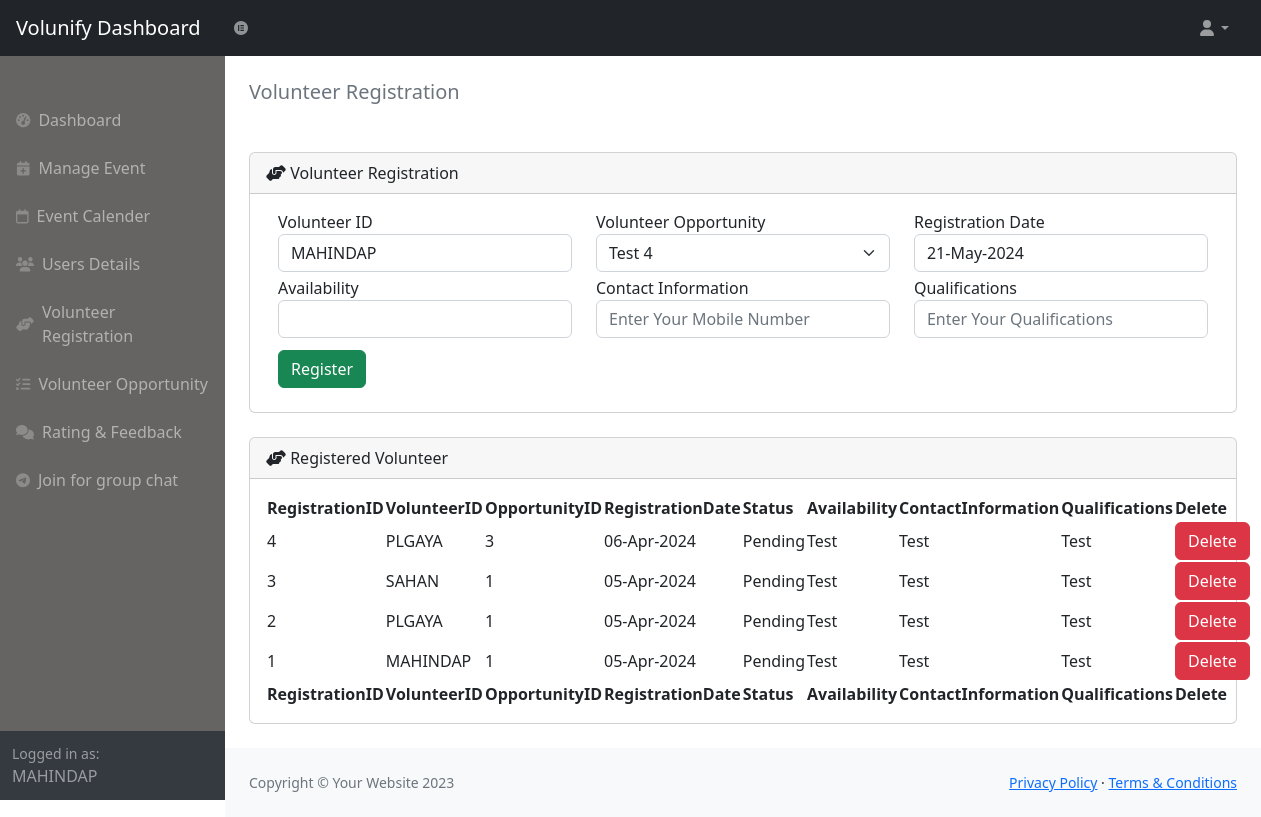
The page /ADMIN/volunteer_reg.php (signed in) on the database its author committed.
### tables this page shows
CREATE TABLE IF NOT EXISTS `vol_reg` (
  `REG_ID` int(10) NOT NULL AUTO_INCREMENT,
  `VOL_ID` int(10) NOT NULL,
  `OPP_ID` int(10) NOT NULL,
  `REG_DATE` varchar(50) NOT NULL,
  `STATUS` varchar(20) DEFAULT 'Pending',
  `AVAIABILITY` varchar(50) NOT NULL,
  `CONTACT_INFO` varchar(50) NOT NULL,
  `QUALICFICATION` varchar(50) NOT NULL,
  PRIMARY KEY (`REG_ID`),
  KEY `VOL_ID` (`VOL_ID`),
  KEY `OPP_ID` (`OPP_ID`)
);

CREATE TABLE IF NOT EXISTS `user` (
  `USERID` int(11) NOT NULL AUTO_INCREMENT,
  `USERNAME` varchar(50) NOT NULL,
  `FULLNAME` varchar(50) NOT NULL,
  `PASSWORD` varchar(100) NOT NULL,
  `EMAIL` varchar(50) NOT NULL,
  `USERTYPE` int(10) NOT NULL,
  `LOCATION` varchar(20) NOT NULL,
  `INTEREST` text NOT NULL,
  `ABILITY` text NOT NULL,
  `TALENTS` text NOT NULL,
  `CREDENTIAL` text NOT NULL,
  `REG_DATE` text NOT NULL,
  PRIMARY KEY (`USERID`),
  KEY `USERTYPE` (`USERTYPE`)
);

### ADMIN/volunteer_reg.php (the view, shortened to what this page needs)
<?php
include("dbConn.php");
if(isset($_SESSION['userName'])){
if(isset($_SESSION['role'])){
    $role=$_SESSION['role']; }
    switch($role){
    case "Admin":
    case "Volunteer": ?>
<!DOCTYPE html>
<html lang="en">
    <head>
        <link href="https://cdn.jsdelivr.net/npm/simple-datatables@7.1.2/dist/style.min.css" rel="stylesheet" />
        <link href="css/styles.css" rel="stylesheet" />
        <link href="css/main.css" rel="stylesheet" />
    </head>
    <body class="sb-nav-fixed">
        <nav class="sb-topnav navbar navbar-expand navbar-dark bg-dark">
            <a class="navbar-brand ps-3" href="./">Volunify Dashboard</a>
            <button class="btn btn-link btn-sm order-1 order-lg-0 me-4 me-lg-0" id="sidebarToggle" href="#!"><i class="fa-brands fa-elementor"></i></i></button>
            <ul class="navbar-nav ms-auto ms-md-0 me-3 me-lg-4">
                <li class="nav-item dropdown">
                    <a class="nav-link dropdown-toggle" id="navbarDropdown" href="#" role="button" data-bs-toggle="dropdown" aria-expanded="false"><i class="fas fa-user fa-fw"></i></a>
                </li>
            </ul>
        </nav>
        <div id="layoutSidenav">
            <div id="layoutSidenav_nav">
                <nav class="sb-sidenav accordion sb-sidenav-dark" id="sidenavAccordion">
                    <?php include('nav.php'); ?>
                    <div class="sb-sidenav-footer">
                        <div class="small">Logged in as:</div>
                        <?php echo $_SESSION['userName'];  ?>
                    </div>
                </nav>
            </div>
            <div id="layoutSidenav_content">
                <main>
                    <div class="container-fluid px-4">
                        <ol class="breadcrumb mb-4">
                            <h5 class="breadcrumb-item active my-4">Volunteer Registration</h5>
                        </ol>
                        <div class="card mb-4">
                            <div class="card-header">
                                <i class="fa-solid fa-handshake-angle"></i>
                                Volunteer Registration
                            </div>
                            <div class="card-body">
                                <div class="container-fluid">
                                <form action="save_vol_reg.php" method="post">
                                    <div class="row">
                                        <div class="col-md-4 mb-1">
                                            <label>Volunteer ID </label>
                                            <input class="form-control" type="text" value="<?php echo $_SESSION['userName'];?>" readonly>
                                        </div>
                                        <div class="col-md-4 mb-1">
                                            <label>Volunteer Opportunity</label>
                                            <select name="OPP_ID" class="form-select" required>
                                            <?php
                                            $query = $db->query("SELECT * FROM `vol_opp` WHERE `STATUS` = 'Open' ORDER BY `OPP_ID` DESC");
                                            if($query->num_rows > 0){
                                            while($row = $query->fetch_assoc()){
                                            ?>
                                                <option value="<?php echo $row['OPP_ID'];?>" ><?php echo $row['TITLE'];?></option>
                                                <?php } } ?>
                                            </select>
                                        </div>
                                        <div class="col-md-4 mb-1">
                                            <label>Registration Date </label>
                                            <input class="form-control" type="text" value="<?php echo date("d-M-Y");?>" name="REG_DATE" readonly>
                                        </div>
                                        <div class="col-md-4 mb-1">
                                            <label>Availability</label>
                                            <input class="form-control" type="text" name="AVAIABILITY" required>
                                        </div>
                                        <div class="col-md-4 mb-1">
                                            <label>Contact Information</label>
                                            <input class="form-control" type="text" placeholder="Enter Your Mobile Number" name="REG_NO" required>
                                        </div>
                                        <div class="col-md-4 mb-1">
                                            <label>Qualifications</label>
                                            <input class="form-control" type="text" placeholder="Enter Your Qualifications" name="REG_QUALI" required>
                                        </div>
                                        <div class="col-md-4 my-2">
                                            <button class="btn btn-success" type="submit" name="volreg">Register</button>
                                        </div>
                                    </div>
                                </form>
                                </div>
                            </div>
                        </div>
                        <?php if(isset($_SESSION['role'])){
                        $role=$_SESSION['role']; }
                        switch($role){
                        case "Admin" ?>
                        <div class="card mb-4">
                            <div class="card-header">
                                <i class="fa-solid fa-handshake-angle"></i>
                                Registered Volunteer
                            </div>
                            <div class="card-body">
                                <table id="datatablesSimple">
                                <thead>
                                        <tr>
                                            <th>RegistrationID </th>
                                            <th>VolunteerID </th>
                                            <th>OpportunityID </th>
                                            <th>RegistrationDate </th>
                                            <th>Status </th>
                                            <th>Availability </th>
                                            <th>ContactInformation</th>
                                            <th>Qualifications</th>
                                            <?php if(isset($_SESSION['role'])){
                                            $role=$_SESSION['role']; }
                                            switch($role){
                                            case "Admin" ?>
                                            <th>Delete</th>
                                            <?php ;break; } ?>
                                        </tr>
                                    </thead>
                                    <tfoot>
                                        <tr>
                                            <th>RegistrationID </th>
                                            <th>VolunteerID </th>
                                            <th>OpportunityID </th>
                                            <th>RegistrationDate </th>
                                            <th>Status </th>
                                            <th>Availability </th>
                                            <th>ContactInformation</th>
                                            <th>Qualifications</th>
                                            <?php if(isset($_SESSION['role'])){
                                            $role=$_SESSION['role']; }
                                            switch($role){
                                            case "Admin" ?>
                                            <th>Delete</th>
                                            <?php ;break; } ?>
                                        </tr>
                                    </tfoot>
                                    <tbody>
                                    <?php
                                    $query = $db->query("SELECT vol_reg.REG_ID,user.USERNAME, vol_reg.OPP_ID, vol_reg.REG_DATE, vol_reg.STATUS, vol_reg.AVAIABILITY, vol_reg.CONTACT_INFO, vol_reg.QUALICFICATION FROM vol_reg, user WHERE user.USERID = vol_reg.VOL_ID ORDER BY `REG_ID` DESC; ");
                                    if($query->num_rows > 0){
                                    while($row = $query->fetch_assoc()){
                                    ?>
                                        <tr>
                                            <td><?php echo $row['REG_ID'];?></td>
                                            <td><?php echo $row['USERNAME'];?></td>
                                            <td><?php echo $row['OPP_ID'];?></td>
                                            <td><?php echo $row['REG_DATE'];?></td>
                                            <td><?php echo $row['STATUS'];?></td>
                                            <td><?php echo $row['AVAIABILITY'];?></td>
                                            <td><?php echo $row['CONTACT_INFO'];?></td>
                                            <td><?php echo $row['QUALICFICATION'];?></td>
                                            <?php if(isset($_SESSION['role'])){
                                            $role=$_SESSION['role']; }
                                            switch($role){
                                            case "Admin" ?>
                                            <td><a class="btn btn-danger">Delete</a></td>
                                            <?php ;break; } ?>
                                        </tr>
                                    <?php } }else{?>
                                        <p>No Record's Found</p>
                                    <?php	}  ?>
                                    </tbody>
                                </table>
                            </div>
                    </div>
                <?php ;break; } ?>
                </main>
                <footer class="py-4 bg-light mt-auto">
                    <div class="container-fluid px-4">
                        <div class="d-flex align-items-center justify-content-between small">
                            <div class="text-muted">Copyright &copy; Your Website 2023</div>
                            <div>
                                <a href="#">Privacy Policy</a>
                                &middot;
                                <a href="#">Terms &amp; Conditions</a>
                            </div>
                        </div>
                    </div>
                </footer>
            </div>
        </div>
    </body>
</html>
<?php ;break; case "Organization" ?>
<?php ;break; } ?>
<?php } ?>

### ADMIN/css/main.css (style rules this page uses)
.sb-sidenav-dark { background-color: #666363; }

### rows shown on the page
vol_reg: REG_ID "4", VOL_ID.USERNAME "PLGAYA", OPP_ID "3", REG_DATE "06-Apr-2024", STATUS "Pending", AVAIABILITY "Test", CONTACT_INFO "Test", QUALICFICATION "Test"
vol_reg: REG_ID "3", VOL_ID.USERNAME "SAHAN", OPP_ID "1", REG_DATE "05-Apr-2024", STATUS "Pending", AVAIABILITY "Test", CONTACT_INFO "Test", QUALICFICATION "Test"
vol_reg: REG_ID "2", VOL_ID.USERNAME "PLGAYA", OPP_ID "1", REG_DATE "05-Apr-2024", STATUS "Pending", AVAIABILITY "Test", CONTACT_INFO "Test", QUALICFICATION "Test"
vol_reg: REG_ID "1", VOL_ID.USERNAME "MAHINDAP", OPP_ID "1", REG_DATE "05-Apr-2024", STATUS "Pending", AVAIABILITY "Test", CONTACT_INFO "Test", QUALICFICATION "Test"

### other values the page prints
$_SESSION['userName'] "MAHINDAP"
form field OPP_ID "Test 4"
